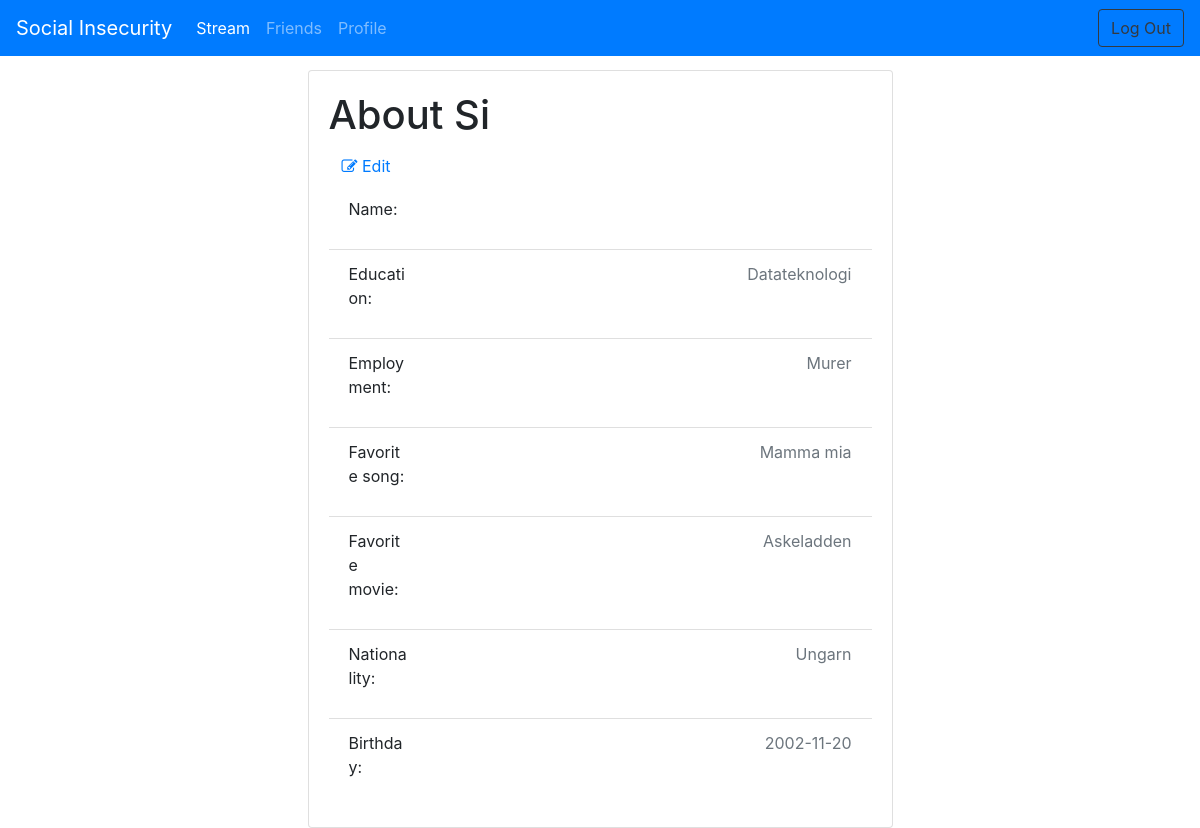
The page /profile/Si (signed in) on the database its author committed.
### tables this page shows
CREATE TABLE [Users] (
  id INTEGER PRIMARY KEY,
  username VARCHAR,
  first_name VARCHAR,
  last_name VARCHAR,
  [password] VARCHAR,
  education VARCHAR DEFAULT 'Unknown',
  employment VARCHAR DEFAULT 'Unknown',
  music VARCHAR DEFAULT 'Unknown',
  movie VARCHAR DEFAULT 'Unknown',
  nationality VARCHAR DEFAULT 'Unknown',
  birthday DATE DEFAULT 'Unknown'
);

### app/routes.py (the view, shortened to what this page needs)
@app.route('/profile/<username>', methods=['GET', 'POST'])
def profile(username):
    if session.get("username") != username:
        return redirect(url_for('index'))
    form = ProfileForm()
    user = query_db('SELECT * FROM Users WHERE username="{}";'.format(username), one=True)
    return render_template('profile.html', title='profile', username=username, user=user, form=form)

### app/__init__.py (called while the page is built)
def get_db():
    db = getattr(g, '_database', None)
    if db is None:
        db = g._database = sqlite3.connect(app.config['DATABASE'])
    db.row_factory = sqlite3.Row
    return db

def query_db(query, one=False):
    db = get_db()
    cursor = db.execute(query)
    rv = cursor.fetchall()
    cursor.close()
    db.commit()
    return (rv[0] if rv else None) if one else rv

@app.teardown_appcontext
def close_connection(exception):
    db = getattr(g, '_database', None)
    if db is not None:
        db.close()

### app/routes.py (called while the page is built)
@app.before_request
def make_session_permanent():
    session.permanent = True
    app.permanent_session_lifetime = timedelta(minutes=5)

### app/templates/profile.html (shortened to what this page needs)
{% extends "base.html" %}
{% import "bootstrap/wtf.html" as wtf %}
{% block content %}
<div class="container-flex justify-content-center">
    <div class="row justify-content-center">
        <div class="col-sm-12 col-lg-6">
            <div class="card">
                <div class="card-body">
                    <h1 class="card-text">About {{username}}</h1>
                    <button type="button" class="btn btn-link" id="edit-button"><span class="fa fa-edit"></span>&nbsp;Edit</button>
                    <div id="view-details">
                        <ul class="list-group list-group-flush">
                            <li class="list-group-item d-inline">
                                <div class="row">
                                    <p class="col-sm-2">Name:</p>
                                    <p class="text-right col-sm-10 text-muted">{{user.first_name}} {{user.last_name}}</p>
                                </div>
                            </li>
                            <li class="list-group-item d-inline">
                                <div class="row">
                                    <p class="col-sm-2">Education:</p>
                                    <p class="text-right col-sm-10 text-muted">{{user.education}}</p>
                                </div>
                            </li>
                            <li class="list-group-item d-inline">
                                <div class="row">
                                    <p class="col-sm-2">Employment:</p>
                                    <p class="text-right col-sm-10 text-muted">{{user.employment}}</p>
                                </div>
                            </li>
                            <li class="list-group-item d-inline">
                                <div class="row">
                                    <p class="col-sm-2">Favorite song:</p>
                                    <p class="text-right col-sm-10 text-muted">{{user.music}}</p>
                                </div>
                            </li>
                            <li class="list-group-item d-inline">
                                <div class="row">
                                    <p class="col-sm-2">Favorite movie:</p>
                                    <p class="text-right col-sm-10 text-muted">{{user.movie}}</p>
                                </div>
                            </li>
                            <li class="list-group-item d-inline">
                                <div class="row">
                                    <p class="col-sm-2">Nationality:</p>
                                    <p class="text-right col-sm-10 text-muted">{{user.nationality}}</p>
                                </div>
                            </li>
                            <li class="list-group-item d-inline">
                                <div class="row">
                                    <p class="col-sm-2">Birthday:</p>
                                    <p class="text-right col-sm-10 text-muted">{{user.birthday}}</p>
                                </div>
                            </li>
                        </ul>
                    </div>
                </div>
            </div>
        </div>
    </div>
</div>
{% endblock %}

### app/static/css/general.css (style rules this page uses)
body { padding-top: 70px }

### rows shown on the page
Users: education "Datateknologi", employment "Murer", music "Mamma mia", movie "Askeladden", nationality "Ungarn", birthday "2002-11-20"

### other values the page prints
{{ username }} "Si"
